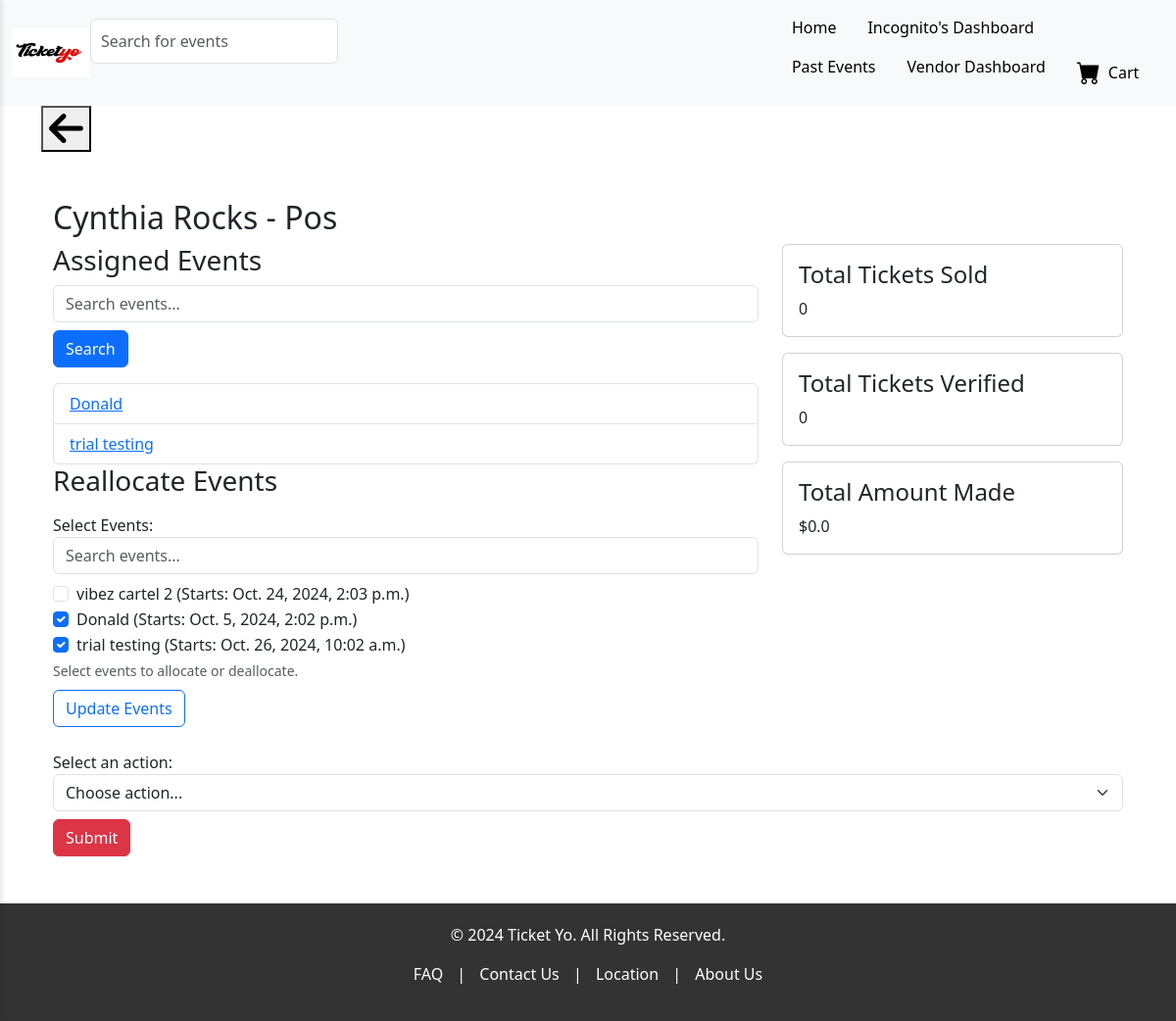
/pos/agent_detail/5/ (signed in), run on the app's committed database.
### vendors/models.py (models this page shows, shortened)
class Vendor(AbstractBaseUser, PermissionsMixin):
    username = models.CharField(max_length=30, unique=True)
    email = models.EmailField(unique=True)
    first_name = models.CharField(max_length=30)
    last_name = models.CharField(max_length=30)
    storename = models.CharField(max_length=50)
    store_phone = models.CharField(max_length=15)
    verification_code = models.CharField(max_length=6, null=True, blank=True)
    verification_code_created_at = models.DateTimeField(null=True, blank=True)
    is_active = models.BooleanField(default=True)
    is_admin = models.BooleanField(default=False)
    is_superuser = models.BooleanField(default=False)
    is_staff = models.BooleanField(default=False)
    is_vendor = models.BooleanField(default=True)
    objects = VendorManager()
    USERNAME_FIELD = 'username'
    REQUIRED_FIELDS = ['email', 'first_name', 'last_name', 'storename', 'store_phone']

### pos/models.py (models this page shows, shortened)
class POSAgent(AbstractBaseUser):
    username = models.CharField(max_length=255, unique=True)
    first_name = models.CharField(max_length=100)
    last_name = models.CharField(max_length=100)
    email = models.EmailField(unique=True)
    vendor = models.ForeignKey(Vendor, on_delete=models.CASCADE, related_name='pos_agents')
    assigned_events = models.ManyToManyField(Event, related_name='assigned_agents')
    is_active = models.BooleanField(default=True)
    is_posagent = models.BooleanField(default=True)
    objects = POSAgentManager()
    USERNAME_FIELD = 'username'
    REQUIRED_FIELDS = ['username', 'first_name', 'last_name']

### events/models.py (models this page shows, shortened)
class Event(models.Model):
    STATUS_CHOICES = [
        ('pending', 'Pending'),
        ('approved', 'Approved'),
        ('rejected', 'Rejected'),
    ]
    vendor = models.ForeignKey(Vendor, on_delete=models.CASCADE, related_name='events')
    poster = models.ImageField(upload_to='event_posters/')
    title = models.CharField(max_length=200)
    description = models.TextField()
    category = models.CharField(max_length=100)
    start_date = models.DateTimeField()
    end_date = models.DateTimeField(null=True, blank=True)
    venue_name = models.CharField(max_length=100)
    regular_price = models.DecimalField(max_digits=10, decimal_places=2)
    sale_price = models.DecimalField(max_digits=10, decimal_places=2, null=True, blank=True)
    tickets_available = models.PositiveIntegerField(null=True, blank=True)
    tickets_sold = models.PositiveIntegerField(default=0)
    status = models.CharField(max_length=10, choices=STATUS_CHOICES, default='pending')
    adminaction = models.ForeignKey(settings.AUTH_USER_MODEL, on_delete=models.SET_NULL, null=True, blank=True, editable=False)  # Stores the admin who approved/rejected

### pos/views.py (the view, shortened to what this page needs)
# urls.py: path('agent_detail/<int:agent_id>/', agent_detail, name='agent_detail'),
@login_required
def agent_detail(request, agent_id):
    agent = POSAgent.objects.get(id=agent_id)
    total_tickets_sold = 0  # Replace with actual logic to calculate total tickets sold
    total_tickets_verified = 0  # Replace with actual logic
    total_amount_made = 0.00  # Replace with actual logic
    search_query = request.GET.get('search_events', '')
    assigned_events = agent.assigned_events.all()
    if search_query:
        assigned_events = assigned_events.filter(title__icontains=search_query)
    vendor = agent.vendor
    all_events = vendor.events.filter(
        (Q(start_date__gte=timezone.now()) | Q(end_date__gte=timezone.now())),
        status='approved'
    )
    context = {
        'agent': agent,
        'assigned_events': assigned_events,
        'search_query': search_query,
        'total_tickets_sold': total_tickets_sold,
        'total_tickets_verified': total_tickets_verified,
        'total_amount_made': total_amount_made,
        'all_events': all_events,  # Include all events for selection
    }
    return render(request, 'pos/agent_detail.html', context)

### templates/pos/agent_detail.html (shortened to what this page needs)
{% extends 'frontend/base.html' %}
{% block content %}
<div class="container mt-5">
    <h2>{{ agent.first_name }} {{ agent.last_name }} - {{ agent.username }}</h2>
    <div class="row">
        <div class="col-md-8">
            <h3>Assigned Events</h3>
            <form method="GET" class="mb-3">
                <input type="text" name="search_events" class="form-control" placeholder="Search events..." value="{{ search_query }}">
                <button type="submit" class="btn btn-primary mt-2">Search</button>
            </form>
            <ul class="list-group">
                {% for event in assigned_events %}
                <li class="list-group-item">
                    <a href="{% url 'pos_event_detail' event.id %}">{{ event.title }}</a>
                </li>
                {% empty %}
                <li class="list-group-item">No events assigned</li>
                {% endfor %}
            </ul>
            <h3>Reallocate Events</h3>
            <form method="POST" class="mt-3">
                <div class="form-group">
                    <label for="events">Select Events:</label>
                    <input type="text" id="eventSearch" class="form-control mb-2" placeholder="Search events..." onkeyup="filterEvents()">
                    <div id="events">
                        {% for event in all_events %}
                        <div class="form-check">
                            <input class="form-check-input" type="checkbox" name="events" id="event{{ event.id }}" value="{{ event.id }}"
                            {% if event in assigned_events %} checked {% endif %}>
                            <label class="form-check-label" for="event{{ event.id }}">
                                {{ event.title }} (Starts: {{ event.start_date }})
                            </label>
                        </div>
                        {% endfor %}
                    </div>
                    <small class="form-text text-muted">Select events to allocate or deallocate.</small>
                </div>
                <button type="submit" class="btn btn-outline-primary mt-2">Update Events</button>
            </form>
        </div>
        <div class="col-md-4">
            <div class="card mb-3">
                <div class="card-body">
                    <h4>Total Tickets Sold</h4>
                    <p class="card-text">{{ total_tickets_sold }}</p>
                </div>
            </div>
            <div class="card mb-3">
                <div class="card-body">
                    <h4>Total Tickets Verified</h4>
                    <p class="card-text">{{ total_tickets_verified }}</p>
                </div>
            </div>
            <div class="card mb-3">
                <div class="card-body">
                    <h4>Total Amount Made</h4>
                    <p class="card-text">${{ total_amount_made }}</p>
                </div>
            </div>
        </div>
    </div>
    <div class="mt-4">
        <label for="actionSelect">Select an action:</label>
        <form method="POST" action="{% url 'agent_action' agent.id %}">
            <select name="action" id="actionSelect" class="form-select" aria-label="Default select example">
                <option selected>Choose action...</option>
            </select>
            <button type="submit" class="btn btn-danger mt-2">Submit</button>
        </form>
    </div>
</div>
{% endblock %}

### templates/frontend/base.html (shortened to what this page needs)
<!DOCTYPE html>
<html lang="en">
<head>
    {% load static %}
    <link href="{% static 'frontend/base.css' %}" rel="stylesheet">
    <link href="https://cdn.jsdelivr.net/npm/bootstrap@5.3.0/dist/css/bootstrap.min.css" rel="stylesheet">
    <link href="https://cdn.jsdelivr.net/npm/bootstrap-icons@1.10.5/font/bootstrap-icons.css" rel="stylesheet">
    <link rel="stylesheet" href="https://cdnjs.cloudflare.com/ajax/libs/font-awesome/6.0.0-beta3/css/all.min.css">
</head>
<body>
    <nav class="navbar navbar-expand-lg d-none d-lg-flex sticky-top bg-light">
        <div class="container-fluid">
            <div class="d-flex align-items-center">
                <div class="logo">
                    <img src="{% static 'frontend/logo.jpg' %}" alt="Logo" style="height: 50px; width: 80px;">
                </div>
            </div>
            <div class="search-bar-container">
                <form method="get" action="{% url 'all_events' %}" id="search-form">
                    <div class="input-group mb-4">
                        <input type="text" name="q" value="{{ query }}" class="form-control" id="search-input"
                            placeholder="Search for events">
                    </div>
                </form>
            </div>
            <ul class="nav ms-auto">
                <li class="nav-item">
                    <a href="{% url 'homepage' %}" class="nav-link text-black">Home</a>
                </li>
                {% if user.is_authenticated %}
                <li class="nav-item">
                    <a href="{% url 'all_events' %}" class="nav-link text-black">{{ user.username }}'s Dashboard</a>
                </li>
                {% else %}
                <li class="nav-item">
                    <a href="{% url 'all_events' %}" class="nav-link text-black">All Events</a>
                </li>
                {% endif %}
                <li class="nav-item">
                    <a href="{% url 'past_events' %}" class="nav-link text-black">Past Events</a>
                </li>
                {% if user.is_authenticated and user.is_vendor %}
                <li class="nav-item">
                    <a href="{% url 'dashboard' %}" class="nav-link text-black">Vendor Dashboard</a>
                </li>
                {% endif %}
                <li class="nav-item">
                    <a href="{% url 'view_cart' %}" class="nav-link text-black d-flex align-items-center cart-link">
                        <i class="bi bi-cart-fill fs-4 me-2"></i> Cart
                    </a>
                </li>
            </ul>
        </div>
    </nav>
    <div class="container main-content">
        {% if not request.path == '/' %}
    <button type="button"  onclick="goBack()"><i class="fas fa-arrow-left"></i></i> </button>
    {% endif %}
        {% block content %}{% endblock %}
    </div>
    <footer class="footer mt-5">
        <p>&copy; 2024 Ticket Yo. All Rights Reserved.</p>
        <p>
            <a href="#">FAQ</a> |
            <a href="#">Contact Us</a> |
            <a href="#">Location</a> |
            <a href="#">About Us</a>
        </p>
    </footer>
</body>
</html>

### static/frontend/base.css (style rules this page uses)
body { font-family: 'Roboto', sans-serif; margin: 0; padding: 0; }
.nav-link { padding: 10px 15px; color: black; text-decoration: none; font-size: 1rem; display: block; transition: background-color 0.3s ease, color 0.3s ease; }
.main-content { margin-left: 0; }
.footer { background-color: #333; color: white; padding: 20px 0; text-align: center; }
.footer a { color: white; text-decoration: none; margin: 0 10px; }
.search-bar-container { display: flex; width: 100%; }
.input-group { display: flex; align-items: center; width: 100%; }
#search-input { width: 100%; padding: 10px; font-size: 1rem; }
.btn-primary { background-color: #007bff; border: none; transition: background-color 0.3s ease; }
.fas.fa-arrow-left { margin: 0; font-size: 40px; }

### data on the page
Vendor: username "Incognito"
POSAgent: first_name "Cynthia", last_name "Rocks", username "Pos"
Event: title "Donald", events "☑", start_date "Oct. 5, 2024, 2:02 p.m."
Event: title "trial testing", events "☑", start_date "Oct. 26, 2024, 10:02 a.m."
Event: title "vibez cartel 2", start_date "Oct. 24, 2024, 2:03 p.m."

### other printed values
{{ total_tickets_sold }} "0"
{{ total_tickets_verified }} "0"
{{ total_amount_made }} "0.0"
